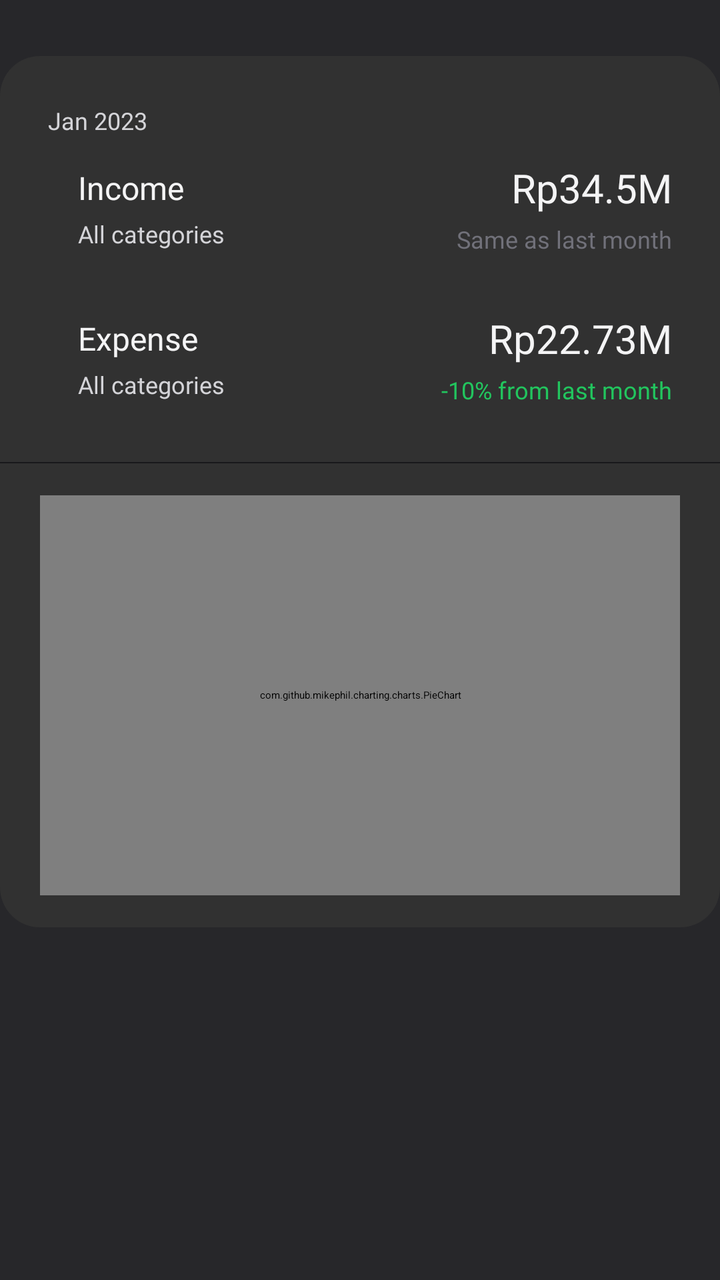
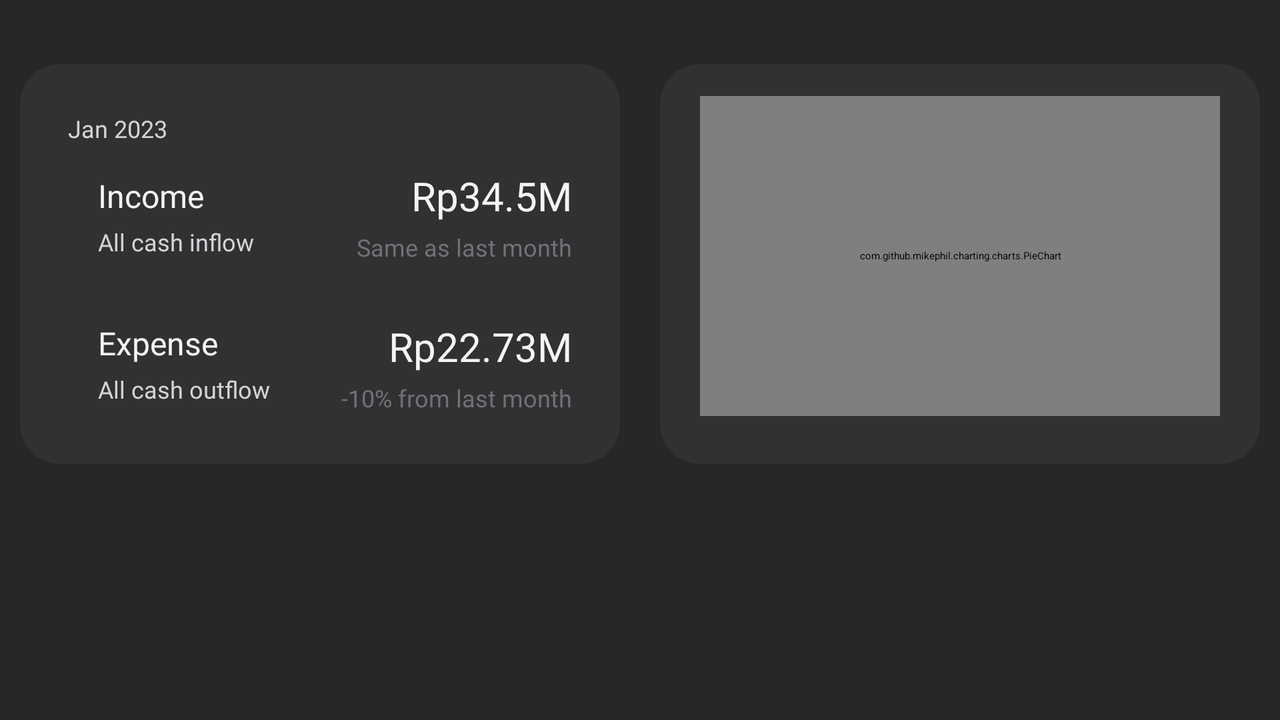

One screen, two layout resources from the same app: the default and the repository's alternative for another configuration. Each is rendered where Android would select it; the XML of both is given below.
<!-- AndroidManifest.xml: application theme Theme.Bondoman -->
<!-- res/layout/fragment_analytics.xml -->
<?xml version="1.0" encoding="utf-8"?>
<androidx.constraintlayout.widget.ConstraintLayout xmlns:android="http://schemas.android.com/apk/res/android"
    xmlns:app="http://schemas.android.com/apk/res-auto"
    xmlns:tools="http://schemas.android.com/tools"
    android:layout_width="match_parent"
    android:layout_height="match_parent"
    android:background="@color/gray_800"
    tools:context=".ui.pie_chart.PieChartFragment">

    <LinearLayout
        android:layout_width="360dp"
        android:layout_height="wrap_content"
        android:layout_marginTop="28dp"
        android:background="@drawable/card"
        android:orientation="vertical"
        app:layout_constraintEnd_toEndOf="parent"
        app:layout_constraintStart_toStartOf="parent"
        app:layout_constraintTop_toTopOf="parent">

        <LinearLayout
            android:layout_width="match_parent"
            android:layout_height="wrap_content"
            android:gravity="center_vertical"
            android:orientation="vertical"
            android:padding="24dp"
            >

            <TextView
                android:layout_width="wrap_content"
                android:layout_height="wrap_content"
                android:fontFamily="@font/urbanist_regular"
                android:textSize="12sp"
                android:text="Jan 2023"
                android:textColor="@color/gray_300" />
            
            <LinearLayout
                android:layout_width="match_parent"
                android:layout_height="wrap_content"
                android:gravity="center_vertical"
                android:layout_marginTop="12dp"
                android:orientation="horizontal">

                <View
                    android:layout_width="3dp"
                    android:layout_height="match_parent"
                    android:background="@drawable/roundstyle"
                    android:layout_marginEnd="12dp"
                    android:backgroundTint="@color/green_500" />
                
                <LinearLayout
                    android:layout_width="wrap_content"
                    android:layout_height="wrap_content"
                    android:gravity="center_vertical"
                    android:orientation="vertical">

                    <TextView
                        android:layout_width="wrap_content"
                        android:layout_height="wrap_content"
                        android:fontFamily="@font/urbanist_medium"
                        android:textSize="16sp"
                        android:text="Income"
                        android:layout_marginBottom="4dp"
                        android:textColor="@color/gray_100" />

                    <TextView
                        android:layout_width="wrap_content"
                        android:layout_height="wrap_content"
                        android:fontFamily="@font/urbanist_regular"
                        android:textSize="12sp"
                        android:text="All categories"
                        android:layout_marginBottom="4dp"
                        android:textColor="@color/gray_300" />


                </LinearLayout>

                <View
                    android:layout_width="0dp"
                    android:layout_height="0dp"
                    android:layout_weight="1" />

                <LinearLayout
                    android:layout_width="wrap_content"
                    android:layout_height="wrap_content"
                    android:gravity="center_vertical|end"
                    android:orientation="vertical">

                    <TextView
                        android:layout_width="wrap_content"
                        android:layout_height="wrap_content"
                        android:fontFamily="@font/urbanist_bold"
                        android:textSize="20sp"
                        android:text="Rp34.5M"
                        android:layout_marginBottom="4dp"
                        android:textColor="@color/gray_100" />

                    <TextView
                        android:layout_width="wrap_content"
                        android:layout_height="wrap_content"
                        android:fontFamily="@font/urbanist_medium"
                        android:textSize="12sp"
                        android:text="Same as last month"
                        android:layout_marginBottom="4dp"
                        android:textColor="@color/gray_500" />


                </LinearLayout>
                
            </LinearLayout>

            <LinearLayout
                android:layout_width="match_parent"
                android:layout_height="wrap_content"
                android:gravity="center_vertical"
                android:layout_marginTop="24dp"
                android:orientation="horizontal">

                <View
                    android:layout_width="3dp"
                    android:layout_height="match_parent"
                    android:background="@drawable/roundstyle"
                    android:layout_marginEnd="12dp"
                    android:backgroundTint="@color/orange_500" />

                <LinearLayout
                    android:layout_width="wrap_content"
                    android:layout_height="wrap_content"
                    android:gravity="center_vertical"
                    android:orientation="vertical">

                    <TextView
                        android:layout_width="wrap_content"
                        android:layout_height="wrap_content"
                        android:fontFamily="@font/urbanist_medium"
                        android:textSize="16sp"
                        android:text="Expense"
                        android:layout_marginBottom="4dp"
                        android:textColor="@color/gray_100" />

                    <TextView
                        android:layout_width="wrap_content"
                        android:layout_height="wrap_content"
                        android:fontFamily="@font/urbanist_regular"
                        android:textSize="12sp"
                        android:text="All categories"
                        android:layout_marginBottom="4dp"
                        android:textColor="@color/gray_300" />


                </LinearLayout>

                <View
                    android:layout_width="0dp"
                    android:layout_height="0dp"
                    android:layout_weight="1" />

                <LinearLayout
                    android:layout_width="wrap_content"
                    android:layout_height="wrap_content"
                    android:gravity="center_vertical|end"
                    android:orientation="vertical">

                    <TextView
                        android:layout_width="wrap_content"
                        android:layout_height="wrap_content"
                        android:fontFamily="@font/urbanist_bold"
                        android:textSize="20sp"
                        android:text="Rp22.73M"
                        android:layout_marginBottom="4dp"
                        android:textColor="@color/gray_100" />

                    <TextView
                        android:layout_width="wrap_content"
                        android:layout_height="wrap_content"
                        android:fontFamily="@font/urbanist_medium"
                        android:textSize="12sp"
                        android:text="-10% from last month"
                        android:layout_marginBottom="4dp"
                        android:textColor="@color/green_500" />


                </LinearLayout>

            </LinearLayout>

        </LinearLayout>

        <View
            android:layout_width="match_parent"
            android:layout_height="0.5dp"
            android:background="@color/gray_900" />

        <FrameLayout
            android:layout_width="match_parent"
            android:layout_height="wrap_content"
            android:paddingHorizontal="20dp"
            android:paddingVertical="16dp"
            >

            <com.github.mikephil.charting.charts.PieChart
                android:id="@+id/pieChart"
                android:layout_width="match_parent"
                android:layout_height="200dp" />

        </FrameLayout>

    </LinearLayout>

</androidx.constraintlayout.widget.ConstraintLayout>
<!-- resources referenced by this layout -->
<resources>
  <color name="gray_100">#FFF4F4F5</color>
  <color name="gray_300">#FFD4D4D8</color>
  <color name="gray_500">#FF71717A</color>
  <color name="gray_800">#FF27272A</color>
  <color name="gray_900">#FF18181B</color>
  <color name="green_500">#FF22C55E</color>
  <color name="orange_500">#FFF3722C</color>
  <!-- drawable card (drawable) -->
  <?xml version="1.0" encoding="utf-8"?>
  <shape xmlns:android="http://schemas.android.com/apk/res/android">
      <solid android:color="@color/foreground" />
      <corners android:radius="20dp" />
  </shape>
  <!-- from res/values-v23/ -->
  <style name="Theme.Bondoman" parent="Base.Theme.Bondoman">
          
          <item name="android:navigationBarColor">@android:color/transparent</item>
          <item name="android:statusBarColor">@android:color/transparent</item>
          <item name="android:windowLightStatusBar">?attr/isLightTheme</item>
      </style>
  <color name="foreground">#FF313131</color>
</resources>
<!-- res/layout-land/fragment_analytics.xml (the repository's variant of the layout above) -->
<!-- drawn on the phone turned sideways -->
<?xml version="1.0" encoding="utf-8"?>
<androidx.constraintlayout.widget.ConstraintLayout xmlns:android="http://schemas.android.com/apk/res/android"
    xmlns:app="http://schemas.android.com/apk/res-auto"
    xmlns:tools="http://schemas.android.com/tools"
    android:layout_width="match_parent"
    android:layout_height="match_parent"
    android:background="@color/gray_800"
    tools:context=".ui.pie_chart.PieChartFragment">

    <LinearLayout
        android:layout_width="wrap_content"
        android:layout_height="wrap_content"
        android:layout_marginTop="32dp"
        app:layout_constraintEnd_toEndOf="parent"
        app:layout_constraintStart_toStartOf="parent"
        app:layout_constraintTop_toTopOf="parent">

        <LinearLayout
            android:id="@+id/linearLayout4"
            android:layout_width="300dp"
            android:layout_height="200dp"
            android:layout_marginEnd="20dp"
            android:background="@drawable/card"
            android:gravity="center_vertical"
            android:orientation="vertical"
            android:padding="24dp">

            <TextView
                android:id="@+id/dateTextView"
                android:layout_width="wrap_content"
                android:layout_height="wrap_content"
                android:fontFamily="@font/urbanist_regular"
                android:text="Jan 2023"
                android:textColor="@color/gray_300"
                android:textSize="12sp" />

            <LinearLayout
                android:layout_width="match_parent"
                android:layout_height="wrap_content"
                android:layout_marginTop="12dp"
                android:gravity="center_vertical"
                android:orientation="horizontal">

                <View
                    android:layout_width="3dp"
                    android:layout_height="match_parent"
                    android:layout_marginEnd="12dp"
                    android:background="@drawable/roundstyle"
                    android:backgroundTint="@color/green_500" />

                <LinearLayout
                    android:layout_width="wrap_content"
                    android:layout_height="wrap_content"
                    android:gravity="center_vertical"
                    android:orientation="vertical">

                    <TextView
                        android:layout_width="wrap_content"
                        android:layout_height="wrap_content"
                        android:layout_marginBottom="4dp"
                        android:fontFamily="@font/urbanist_medium"
                        android:text="Income"
                        android:textColor="@color/gray_100"
                        android:textSize="16sp" />

                    <TextView
                        android:layout_width="wrap_content"
                        android:layout_height="wrap_content"
                        android:layout_marginBottom="4dp"
                        android:fontFamily="@font/urbanist_regular"
                        android:text="All cash inflow"
                        android:textColor="@color/gray_300"
                        android:textSize="12sp" />


                </LinearLayout>

                <View
                    android:layout_width="0dp"
                    android:layout_height="0dp"
                    android:layout_weight="1" />

                <LinearLayout
                    android:layout_width="wrap_content"
                    android:layout_height="wrap_content"
                    android:gravity="center_vertical|end"
                    android:orientation="vertical">

                    <TextView
                        android:id="@+id/incomeText"
                        android:layout_width="wrap_content"
                        android:layout_height="wrap_content"
                        android:layout_marginBottom="4dp"
                        android:fontFamily="@font/urbanist_bold"
                        android:text="Rp34.5M"
                        android:textColor="@color/gray_100"
                        android:textSize="20sp" />

                    <TextView
                        android:id="@+id/tvIncomeIndicator"
                        android:layout_width="wrap_content"
                        android:layout_height="wrap_content"
                        android:layout_marginBottom="4dp"
                        android:fontFamily="@font/urbanist_medium"
                        android:text="Same as last month"
                        android:textColor="@color/gray_500"
                        android:textSize="12sp" />


                </LinearLayout>

            </LinearLayout>

            <LinearLayout
                android:layout_width="match_parent"
                android:layout_height="wrap_content"
                android:layout_marginTop="24dp"
                android:gravity="center_vertical"
                android:orientation="horizontal">

                <View
                    android:layout_width="3dp"
                    android:layout_height="match_parent"
                    android:layout_marginEnd="12dp"
                    android:background="@drawable/roundstyle"
                    android:backgroundTint="@color/orange_500" />

                <LinearLayout
                    android:layout_width="wrap_content"
                    android:layout_height="wrap_content"
                    android:gravity="center_vertical"
                    android:orientation="vertical">

                    <TextView
                        android:layout_width="wrap_content"
                        android:layout_height="wrap_content"
                        android:layout_marginBottom="4dp"
                        android:fontFamily="@font/urbanist_medium"
                        android:text="Expense"
                        android:textColor="@color/gray_100"
                        android:textSize="16sp" />

                    <TextView
                        android:layout_width="wrap_content"
                        android:layout_height="wrap_content"
                        android:layout_marginBottom="4dp"
                        android:fontFamily="@font/urbanist_regular"
                        android:text="All cash outflow"
                        android:textColor="@color/gray_300"
                        android:textSize="12sp" />


                </LinearLayout>

                <View
                    android:layout_width="0dp"
                    android:layout_height="0dp"
                    android:layout_weight="1" />

                <LinearLayout
                    android:layout_width="wrap_content"
                    android:layout_height="wrap_content"
                    android:gravity="center_vertical|end"
                    android:orientation="vertical">

                    <TextView
                        android:id="@+id/expenseText"
                        android:layout_width="wrap_content"
                        android:layout_height="wrap_content"
                        android:layout_marginBottom="4dp"
                        android:fontFamily="@font/urbanist_bold"
                        android:text="Rp22.73M"
                        android:textColor="@color/gray_100"
                        android:textSize="20sp" />

                    <TextView
                        android:id="@+id/tvExpenseIndicator"
                        android:layout_width="wrap_content"
                        android:layout_height="wrap_content"
                        android:layout_marginBottom="4dp"
                        android:fontFamily="@font/urbanist_medium"
                        android:text="-10% from last month"
                        android:textColor="@color/gray_500"
                        android:textSize="12sp" />


                </LinearLayout>

            </LinearLayout>

        </LinearLayout>

        <FrameLayout
            android:layout_width="300dp"
            android:layout_height="200dp"
            android:background="@drawable/card"
            android:paddingHorizontal="20dp"
            android:paddingVertical="16dp">

            <com.github.mikephil.charting.charts.PieChart
                android:id="@+id/pieChart"
                android:layout_width="match_parent"
                android:layout_height="160dp" />

        </FrameLayout>
    </LinearLayout>

</androidx.constraintlayout.widget.ConstraintLayout>
<!-- resources referenced by the variant -->
<!-- as the phone turned sideways resolves them -->
<resources>
  <color name="gray_100">#FFF4F4F5</color>
  <color name="gray_300">#FFD4D4D8</color>
  <color name="gray_500">#FF71717A</color>
  <color name="gray_800">#FF27272A</color>
  <color name="green_500">#FF22C55E</color>
  <color name="orange_500">#FFF3722C</color>
  <!-- drawable card (drawable) -->
  <?xml version="1.0" encoding="utf-8"?>
  <shape xmlns:android="http://schemas.android.com/apk/res/android">
      <solid android:color="@color/foreground" />
      <corners android:radius="20dp" />
  </shape>
  <!-- from res/values-v23/ -->
  <style name="Theme.Bondoman" parent="Base.Theme.Bondoman">
          
          <item name="android:navigationBarColor">@android:color/transparent</item>
          <item name="android:statusBarColor">@android:color/transparent</item>
          <item name="android:windowLightStatusBar">?attr/isLightTheme</item>
      </style>
  <color name="foreground">#FF313131</color>
</resources>
